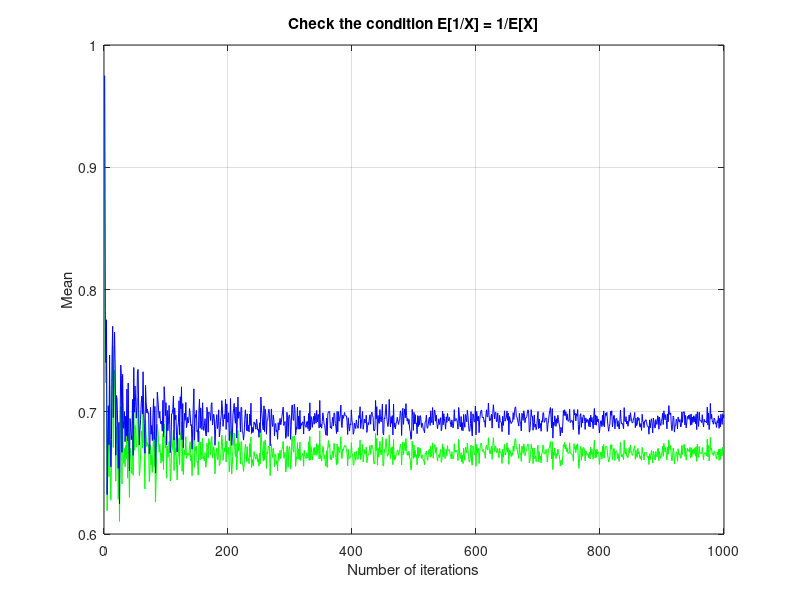

Write the MATLAB code that produced this figure.
% Amarantidou Efthymia 
% AEM: 9762
% Data Analysis | Chapter [2] Ex. 4

clear;
close all;
clc;

num_of_iterations = 1000;
J = ones(num_of_iterations, 1);

% Consider Y = 1/X
X = zeros(1, num_of_iterations);
Y = zeros(1, num_of_iterations);

mean_X = zeros(1, num_of_iterations);
mean_Y = zeros(1, num_of_iterations);

minimum_number = 1;
maximum_number = 2;

% minimum_number = -1;
% maximum_number = 1;

% minimum_number = 0;
% maximum_number = 1;


for i = 1:num_of_iterations
    J = ones(i, 1);
    
    X = (maximum_number - minimum_number)*rand(i, 1) + minimum_number;
    Y = J./X;
    
    mean_X(i) = ones/mean(X);
    mean_Y(i) = mean(Y);
end

x = 1:num_of_iterations;
plot(x,mean_X(x), 'g', x, mean_Y(x), 'b');
grid on
hold on
xlabel('Number of iterations');
ylabel('Mean');
title(['Check the condition E[1/X] = 1/E[X]']);

